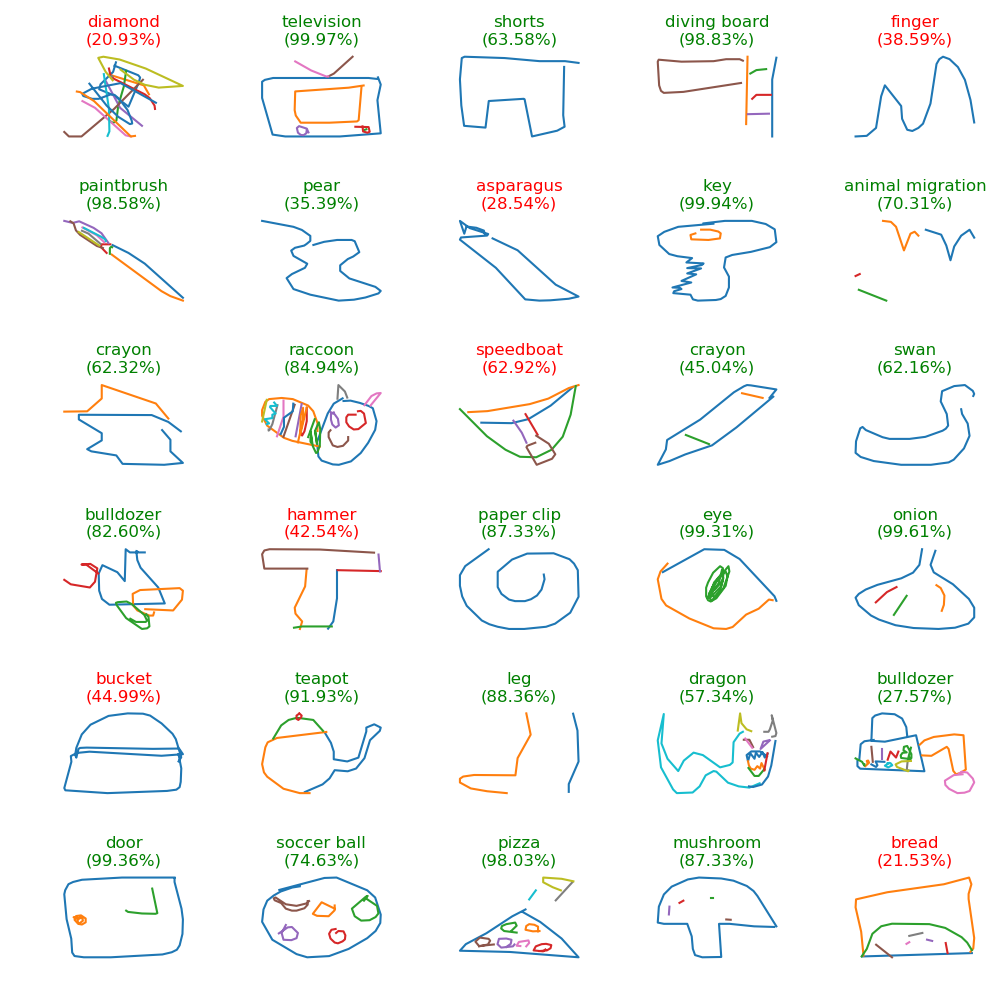

The Python source for this figure:
#
# Copyright (c) 2019 Baidu.com, Inc. All Rights Reserved
#
"""
Train a classifier with bi-rnn model implemented by keras for quick draw
dataset.

Authors: zhaochaochao([email redacted])
Date:    2019/11/29 下午4:51
"""

# common libs.
import os
import shutil
import math

# 3rd-part libs.
import tensorflow as tf
import matplotlib.pyplot as plt
import numpy as np

# tf.enable_eager_execution()

print(tf.__version__)

BATCH_SIZE = 50
TRAIN_DATA_PATTERN = "/tmp/quickdraw_data/training.tfrecord-*"
EVAL_DATA_PATTERN = "/tmp/quickdraw_data/eval.tfrecord-*"
TRAIN_CLASS_FILE_PATH = "/tmp/quickdraw_data/training.tfrecord.classes"
EVAL_CLASS_FILE_PATH = "/tmp/quickdraw_data/eval.tfrecord.classes"
MODEL_DIR = "/tmp/quick_draw_classify_keras"
MODEL_SAVER_PATH = os.path.join(MODEL_DIR, "model.h5")
CHECKPOINT_PATH = os.path.join(MODEL_DIR, "weights.hdf5")


def get_classes(training):
    """Get classes from file.

    Args:
        training: If training.

    Returns:
        The classes array.
    """
    classes = []
    if training:
        file = TRAIN_CLASS_FILE_PATH
    else:
        file = EVAL_CLASS_FILE_PATH
    with tf.compat.v1.gfile.GFile(file, "r") as f:
        classes = [x for x in f]
    return classes


def get_input_generator(mode, tfrecord_pattern, batch_size):
    """Creates generator.

    Args:
        mode: "train" or "eval"
        tfrecord_pattern: path to a TF record file created using
        create_dataset_for_classify.py.
        batch_size: the batch size to output.

    Returns:
        The generator.
    """

    def _parse_tfexample_fn(example_proto):
        """Parse a single record which is expected to be a tensorflow.Example."""
        feature_to_type = {
            "ink": tf.compat.v1.VarLenFeature(dtype=tf.float32),
            "shape": tf.compat.v1.FixedLenFeature([2], dtype=tf.int64),
            "class_index": tf.compat.v1.FixedLenFeature([1], dtype=tf.int64)
        }
        parsed_features = tf.compat.v1.parse_single_example(example_proto,
                                                            feature_to_type)
        labels = parsed_features["class_index"]
        inks = tf.compat.v1.sparse_tensor_to_dense(parsed_features["ink"])
        labels = tf.reshape(labels, [])
        inks = tf.reshape(inks, [-1, 3])
        # print(labels)
        # print(inks)
        return inks, labels

    dataset = tf.data.TFRecordDataset.list_files(tfrecord_pattern)
    if mode == "train":
        dataset = dataset.shuffle(buffer_size=10)
    dataset = dataset.repeat()
    # Preprocess 10 files concurrently and interleaves records from each file.
    dataset = dataset.interleave(
        tf.data.TFRecordDataset,
        cycle_length=10,
        block_length=1)
    dataset = dataset.map(_parse_tfexample_fn,
                          num_parallel_calls=10)
    dataset = dataset.prefetch(10000)
    if mode == "train":
        dataset = dataset.shuffle(buffer_size=1000000)
    # Our inputs are variable length, so pad them.
    dataset = dataset.padded_batch(
        batch_size, padded_shapes=dataset.output_shapes)
    return dataset.make_one_shot_iterator()


def model_func(cnn_len=[5, 5, 3], cnn_filters=[48, 64, 96],  # con relative.
               rnn_layer=3, units=128, rnn_type="lstm",  # rnn relative.
               batch_norm=True,
               dropout=True, dropout_rate=0.3,  # Dropout relative.
               batch_size=BATCH_SIZE):
    """Build the model with functional api.

    Args:
        cnn_len: Length of the convolution filters.
        cnn_filters: The number of the convolution filters.
        rnn_layer: The rnn layers number.
        units: The rnn units number.
        rnn_type: The rnn type. "lstm" or "gru".
        batch_norm: If batch normalization.
        dropout: If dropout.
        dropout_rate: Dropout rate.
        batch_size: The batch size.

    Returns:
        The input and output layer.
    """
    # The inks input. (x_delta, y_delta)
    inks_inp = tf.keras.layers.Input(shape=(None, 3), batch_size=batch_size)

    # Add convolution layers.
    con = inks_inp
    for filter_len, filter_num in zip(cnn_len, cnn_filters):
        con = tf.keras.layers.Conv1D(filters=filter_num,
                                     kernel_size=filter_len,
                                     padding="same",
                                     activation=None,
                                     strides=1)(con)
        if batch_norm:
            con = tf.keras.layers.BatchNormalization()(con)
        if dropout:
            con = tf.keras.layers.Dropout(dropout_rate)(con)

    # Add mask layers.
    mask = tf.keras.layers.Masking(mask_value=0)(con)

    # Add rnn layers.
    rnn = mask
    if rnn_type == "lstm":
        cell = tf.keras.layers.LSTM
    else:
        cell = tf.keras.layers.GRU

    for layer in range(rnn_layer):
        cell_layer = cell(
            units,
            return_sequences=True if layer < rnn_layer - 1 else False,
            recurrent_activation='sigmoid',
            recurrent_initializer='glorot_uniform',
            go_backwards=False,
            dropout=dropout_rate)
        rnn = tf.keras.layers.Bidirectional(
            layer=cell_layer,
            merge_mode="concat")(rnn)

    # Add full-con layers.
    logits = tf.keras.layers.Dense(units=len(get_classes(training=True)),
                                   activation="softmax")(rnn)

    return inks_inp, logits


def train(model, train_data_pattern, eval_data_pattern):
    """Train the model.

    Args:
        model: The model.
        train_data_pattern: The training data pattern.
        eval_data_pattern: The evaluation data pattern.
    """
    # Load previous weights if exist.
    if os.path.exists(CHECKPOINT_PATH):
        print("Loading weights: " + CHECKPOINT_PATH)
        model.load_weights(CHECKPOINT_PATH)

    # Recreate the model dir.
    # if os.path.exists(MODEL_DIR):
    #     shutil.rmtree(MODEL_DIR)
    # os.makedirs(MODEL_DIR)

    # model fit callback.
    callbacks = [
        # Model saver callback.
        tf.keras.callbacks.ModelCheckpoint(filepath=CHECKPOINT_PATH,
                                           save_weights_only=True,
                                           save_freq=1000),
        # Tensorboard callback.
        tf.keras.callbacks.TensorBoard(log_dir=MODEL_DIR, update_freq=1000)
    ]

    # Train.
    model.fit_generator(
        generator=get_input_generator("train", train_data_pattern, BATCH_SIZE),
        validation_data=get_input_generator("eval", eval_data_pattern,
                                            BATCH_SIZE),
        validation_steps=1000,
        steps_per_epoch=20000,
        epochs=30,
        verbose=1,
        callbacks=callbacks,
    )

    # Save the full model.
    model.save(MODEL_SAVER_PATH)

    # Test.
    predict(MODEL_SAVER_PATH, eval_data_pattern)


def predict(model_saver_path, eval_data_pattern, num=30):
    """predict"""
    model = tf.keras.models.load_model(model_saver_path)
    model.summary()

    # Prepare some inks from evaluation data.
    datasets = get_input_generator("eval", eval_data_pattern, BATCH_SIZE)
    draws, labels_true = datasets.get_next()
    labels_true = labels_true.numpy()
    print(labels_true)

    # Prediction.
    labels_pred = model(draws, training=False).numpy()
    labels_ind = labels_pred.argmax(axis=-1)
    labels_prob = labels_pred.max(axis=-1)

    # Load class name.
    class_names = get_classes(False)

    # The rows and columns of plot.
    plt_columns = 5
    plt_rows = math.ceil(num / 5)

    # Plot.
    plt.figure(figsize=(10, 10))
    for i, draw in enumerate(draws):
        plot_quick_draw(draw,
                        "{0}({1:.2%})".format(class_names[labels_ind[i]],
                                              labels_prob[i]),
                        labels_true[i] == labels_ind[i],  # If pred rightly
                        plt_rows,
                        plt_columns, i + 1)
        if i >= num - 1:
            break
    plt.show()


def plot_quick_draw(inks, cls_name, right, *sub_plt_place):
    """Plot the quick drawing.

    Args:
        inks: The ink deltas array with shape(ink_num, 3). Every delta is (
        x_delta, y_delta, if_end).
        cls_name: The class name.
        right: If predict rightly.
        sub_plt_place: The subplot place.
    """
    print("inks_max: \n", str(np.max(inks[:, 0])), " ", str(np.max(inks[:,
                                                                   1])))
    print("inks_min: \n", str(np.min(inks[:, 0])), " ", str(np.min(inks[:,
                                                                   1])))

    inks_num = inks.shape[0] + 1  # The total inks number.
    plt_ink = np.zeros((inks_num, 3))

    # Convert deltas to plot inks with start point(0, 0).
    for i in range(1, inks_num):
        plt_ink[i, 0: -1] = plt_ink[i - 1, 0: -1] + inks[i - 1, 0: -1]
        plt_ink[i, -1] = inks[i - 1, -1]

    end_points = np.where(plt_ink[:, -1] == 1)[0]  # Find the end points.

    # Plot.
    print(*sub_plt_place)
    plt.subplot(*sub_plt_place)
    # print(end_points)
    for i, end_pt in enumerate(end_points):
        if i == 0:
            plt.plot(plt_ink[0: end_pt + 1, 0], plt_ink[0: end_pt + 1, 1])
        else:
            plt.plot(plt_ink[end_points[i - 1] + 1: end_pt + 1, 0],
                     plt_ink[end_points[i - 1] + 1: end_pt + 1, 1])
    plt.axis('off')
    plt.title(str(cls_name), color="g" if right else "r")


if __name__ == "__main__":
    inp, out = model_func()
    model = tf.keras.Model(inp, out)
    model.compile(loss=tf.keras.losses.sparse_categorical_crossentropy,
                  optimizer=tf.keras.optimizers.Adam(),
                  metrics=['accuracy'])
    model.summary()
    train(model, TRAIN_DATA_PATTERN, EVAL_DATA_PATTERN)
